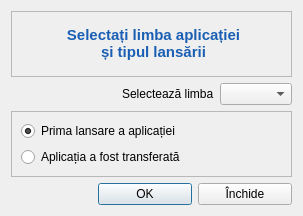
<?xml version="1.0" encoding="UTF-8"?>
<ui version="4.0">
 <class>InitLaunch</class>
 <widget class="QDialog" name="InitLaunch">
  <property name="geometry">
   <rect>
    <x>0</x>
    <y>0</y>
    <width>303</width>
    <height>216</height>
   </rect>
  </property>
  <property name="font">
   <font>
    <family>Segoe UI</family>
   </font>
  </property>
  <property name="windowTitle">
   <string>Dialog</string>
  </property>
  <layout class="QGridLayout" name="gridLayout">
   <item row="0" column="0" colspan="3">
    <layout class="QVBoxLayout" name="verticalLayout">
     <item>
      <widget class="QLabel" name="labelText">
       <property name="font">
        <font>
         <family>Segoe UI</family>
         <pointsize>11</pointsize>
         <bold>true</bold>
        </font>
       </property>
       <property name="frameShape">
        <enum>QFrame::Shape::StyledPanel</enum>
       </property>
       <property name="lineWidth">
        <number>1</number>
       </property>
       <property name="text">
        <string>&lt;html&gt;&lt;head/&gt;&lt;body&gt;&lt;p align=&quot;center&quot;&gt;&lt;span style=&quot; color:#1a5fb4;&quot;&gt;Selectați limba aplicației&lt;br&gt; și tipul lansării&lt;/span&gt;&lt;/p&gt;&lt;/body&gt;&lt;/html&gt;</string>
       </property>
       <property name="wordWrap">
        <bool>true</bool>
       </property>
      </widget>
     </item>
    </layout>
   </item>
   <item row="1" column="0">
    <spacer name="horizontalSpacer_2">
     <property name="orientation">
      <enum>Qt::Orientation::Horizontal</enum>
     </property>
     <property name="sizeHint" stdset="0">
      <size>
       <width>168</width>
       <height>20</height>
      </size>
     </property>
    </spacer>
   </item>
   <item row="1" column="1">
    <widget class="QLabel" name="label">
     <property name="text">
      <string>Selectează limba</string>
     </property>
    </widget>
   </item>
   <item row="1" column="2">
    <widget class="QComboBox" name="comboLangApp">
     <property name="enabled">
      <bool>true</bool>
     </property>
    </widget>
   </item>
   <item row="2" column="0" colspan="3">
    <widget class="QFrame" name="frame">
     <property name="frameShape">
      <enum>QFrame::Shape::StyledPanel</enum>
     </property>
     <property name="frameShadow">
      <enum>QFrame::Shadow::Raised</enum>
     </property>
     <layout class="QGridLayout" name="gridLayout_2">
      <item row="0" column="0">
       <widget class="QRadioButton" name="radBtnFirstLaunch">
        <property name="text">
         <string>Prima lansare a aplicației</string>
        </property>
        <property name="checked">
         <bool>true</bool>
        </property>
       </widget>
      </item>
      <item row="1" column="0">
       <widget class="QRadioButton" name="radBtnAppMove">
        <property name="text">
         <string>Aplicația a fost transferată</string>
        </property>
       </widget>
      </item>
     </layout>
    </widget>
   </item>
   <item row="3" column="0" colspan="3">
    <layout class="QHBoxLayout" name="horizontalLayout">
     <item>
      <spacer name="horizontalSpacer">
       <property name="orientation">
        <enum>Qt::Orientation::Horizontal</enum>
       </property>
       <property name="sizeHint" stdset="0">
        <size>
         <width>40</width>
         <height>20</height>
        </size>
       </property>
      </spacer>
     </item>
     <item>
      <widget class="QPushButton" name="btnOK">
       <property name="minimumSize">
        <size>
         <width>94</width>
         <height>0</height>
        </size>
       </property>
       <property name="text">
        <string>OK</string>
       </property>
       <property name="icon">
        <iconset resource="../../resources/resource.qrc">
         <normaloff>:/img/btns/valide.png</normaloff>:/img/btns/valide.png</iconset>
       </property>
      </widget>
     </item>
     <item>
      <widget class="QPushButton" name="btnClose">
       <property name="minimumSize">
        <size>
         <width>94</width>
         <height>0</height>
        </size>
       </property>
       <property name="text">
        <string>Închide</string>
       </property>
       <property name="icon">
        <iconset resource="../../resources/resource.qrc">
         <normaloff>:/img/btns/close.png</normaloff>:/img/btns/close.png</iconset>
       </property>
      </widget>
     </item>
    </layout>
   </item>
  </layout>
 </widget>
 <resources>
  <include location="../../resources/resource.qrc"/>
 </resources>
 <connections/>
</ui>
